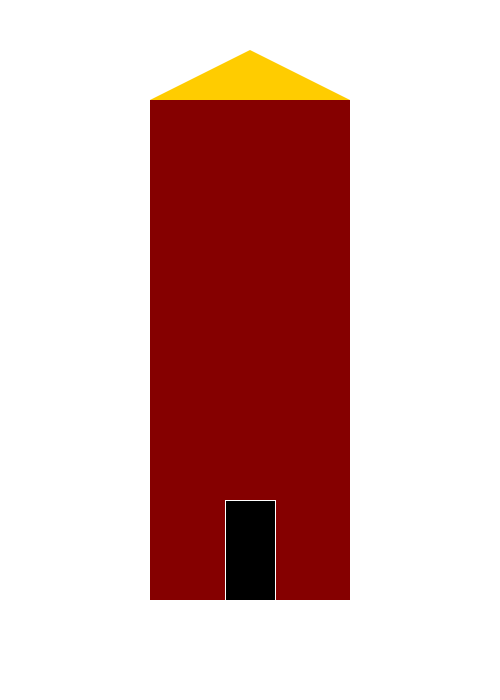
Frame 1 (no input)
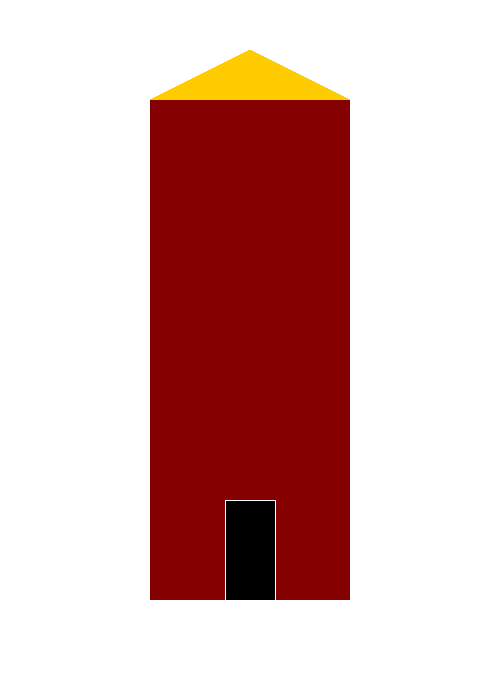
Frame 60 (the mouse pressed at the canvas centre just before this capture)
Frame 120 (the mouse held since frame 60 and released just before this capture): identical to frame 60, image omitted

The Processing sketch that drew these frames (run headless with seeded random() and noise(); from frame 60 on, the mouse is pressed at the canvas centre):

// Processing sketch: week_1_hw
// ── week_1_hw.pde
// build a tall house

 float x;
 float y;
 float houseWidth;
 float houseHeight;

void setup() {
  size(500, 700); 
  background(255);
  
  x = width*.5;
  y = height*.5;
  
  println("x pos of house:",x,"y pos of house:",y);
  
}

void draw() {
  
  houseWidth = 200;
  houseHeight = 500;
  
  // i draw the body of the house at the center of the canvas
  // i set the house brown
  rectMode(CENTER);
  fill(133,0,0);
  noStroke();
  rect(x, y, houseWidth, houseHeight);
   
  // i draw the roof of the house on top of the body
  // i set the roof yellow
  fill(255, 204, 0);
  noStroke();
  triangle(x-houseWidth*.5, 100, 350, 100, 250, 50);
  println(x-houseWidth*.5);
  
  // i draw a door on the body of the house
  // i set the door black
  fill(0);
  stroke(255); 
  rect(x, y+200, 50, 100);
  
}
